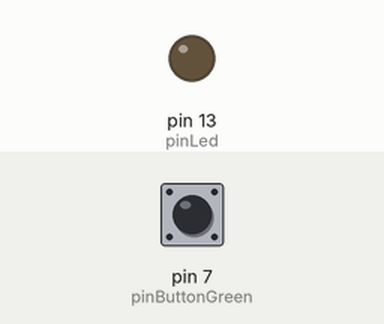
This sketch was run on a simulated Arduino Leonardo, built with avr-gcc and run on an emulated ATmega32U4. On the bench: output pins drawn as LEDs (lit = HIGH). The inputs (shaded band) are chosen by the test bench; at power-on: pin 7 (pinButtonGreen) HIGH. USB keyboard and mouse output is not drawn.

Above: at 1.2 s.
1.3 s: pin 7 (pinButtonGreen) pulled LOW for 1 s
At 1.45 s:
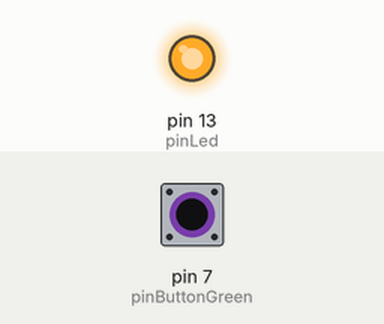
4.3 s: pin 7 (pinButtonGreen) pulled LOW for 3.2 s
At 8.5 s:
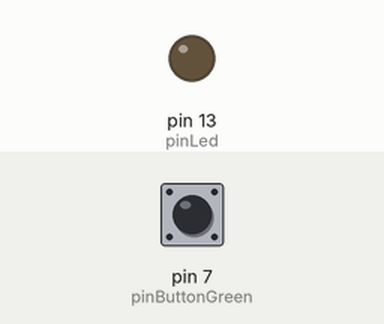
Timing chart, 0 to 10.0 s (numbered marks = the images above; inputs shaded):
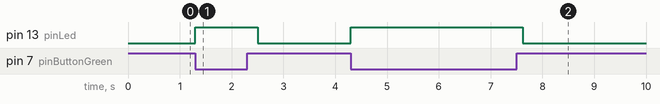

Measured:
- after the input at 1.3 s, pin 13 (pinLed): LOW → HIGH at once, → LOW 1.2 s later
- after the input at 4.3 s, pin 13 (pinLed): LOW → HIGH at once, → LOW 3.3 s later

The sketch:

Multimedia_Keyboard_Emulator_Arduino_Leonardo.ino
```cpp
// (licence header left out)
#include "HID-Project.h"

const int pinLed = LED_BUILTIN;
const int pinButtonExt = 4;
const int pinButtonGreen = 7;
bool pressed_on_start = false;


void setup() {
  pinMode(pinLed, OUTPUT);
  pinMode(pinButtonExt, INPUT_PULLUP);
  pinMode(pinButtonGreen, INPUT_PULLUP);
  pressed_on_start = digitalRead(pinButtonGreen);

  if (pressed_on_start)
  {
    Consumer.begin();
  }
  else
  {
    Keyboard.begin();
  }
}

void loop() {
  if (!digitalRead(pinButtonGreen)) {
    digitalWrite(pinLed, HIGH);
    if (pressed_on_start){
      // Send Play/Pause
      Consumer.write(MEDIA_PLAY_PAUSE);
    }
    else
    {
      // Send Space
      Keyboard.print(" ");
    }
    // Simple debounce
    delay(300);
    digitalWrite(pinLed, LOW);
  }
}
```
